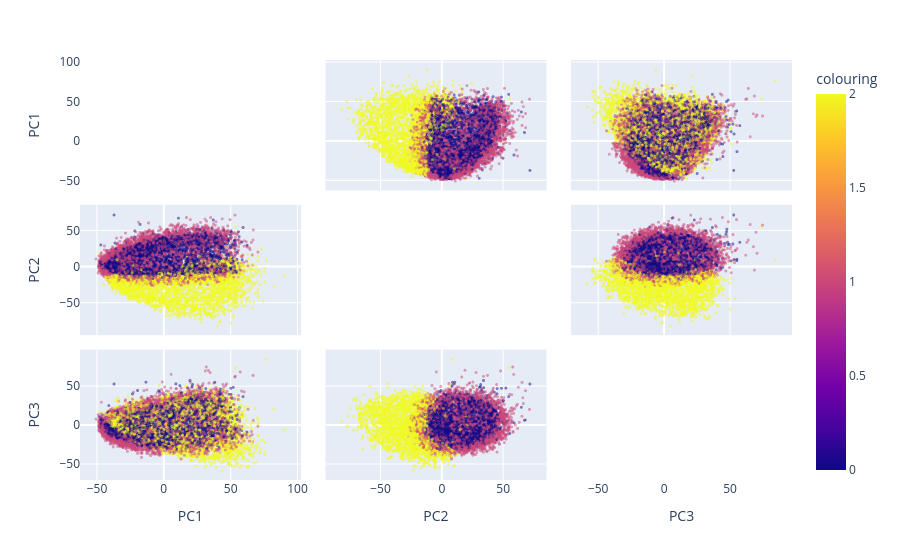

This figure's notebook cell:
### Code cell
fig = px.scatter_matrix(plot_points, dimensions=["PC1", "PC2", "PC3"], color = "colouring")
fig.update_traces(diagonal_visible = False, marker = {"size": 3, "opacity": 0.5})
fig.show()

### Figure 1 — Plotly figure (JSON) as saved in the notebook; plotly's stock layout.template omitted (floating-point values rounded to 4 significant figures; data arrays with more than 128 entries replaced by an {"elided": "..."} marker saying what was removed)
{"data": [{"diagonal": {"visible": false}, "dimensions": [{"axis": {"matches": true}, "label": "PC1", "values": {"elided": "10000 float values"}}, {"axis": {"matches": true}, "label": "PC2", "values": {"elided": "10000 float values"}}, {"axis": {"matches": true}, "label": "PC3", "values": {"elided": "10000 float values"}}], "hovertemplate": "%{xaxis.title.text}=%{x}<br>%{yaxis.title.text}=%{y}<br>colouring=%{marker.color}<extra></extra>", "legendgroup": "", "marker": {"color": {"elided": "10000 float values"}, "coloraxis": "coloraxis", "opacity": 0.5, "size": 3, "symbol": "circle"}, "name": "", "showlegend": false, "type": "splom"}], "layout": {"coloraxis": {"colorbar": {"title": {"text": "colouring"}}, "colorscale": [[0, "#0d0887"], [0.1111, "#46039f"], [0.2222, "#7201a8"], [0.3333, "#9c179e"], [0.4444, "#bd3786"], [0.5556, "#d8576b"], [0.6667, "#ed7953"], [0.7778, "#fb9f3a"], [0.8889, "#fdca26"], [1, "#f0f921"]]}, "dragmode": "select", "legend": {"tracegroupgap": 0}, "margin": {"t": 60}}}
